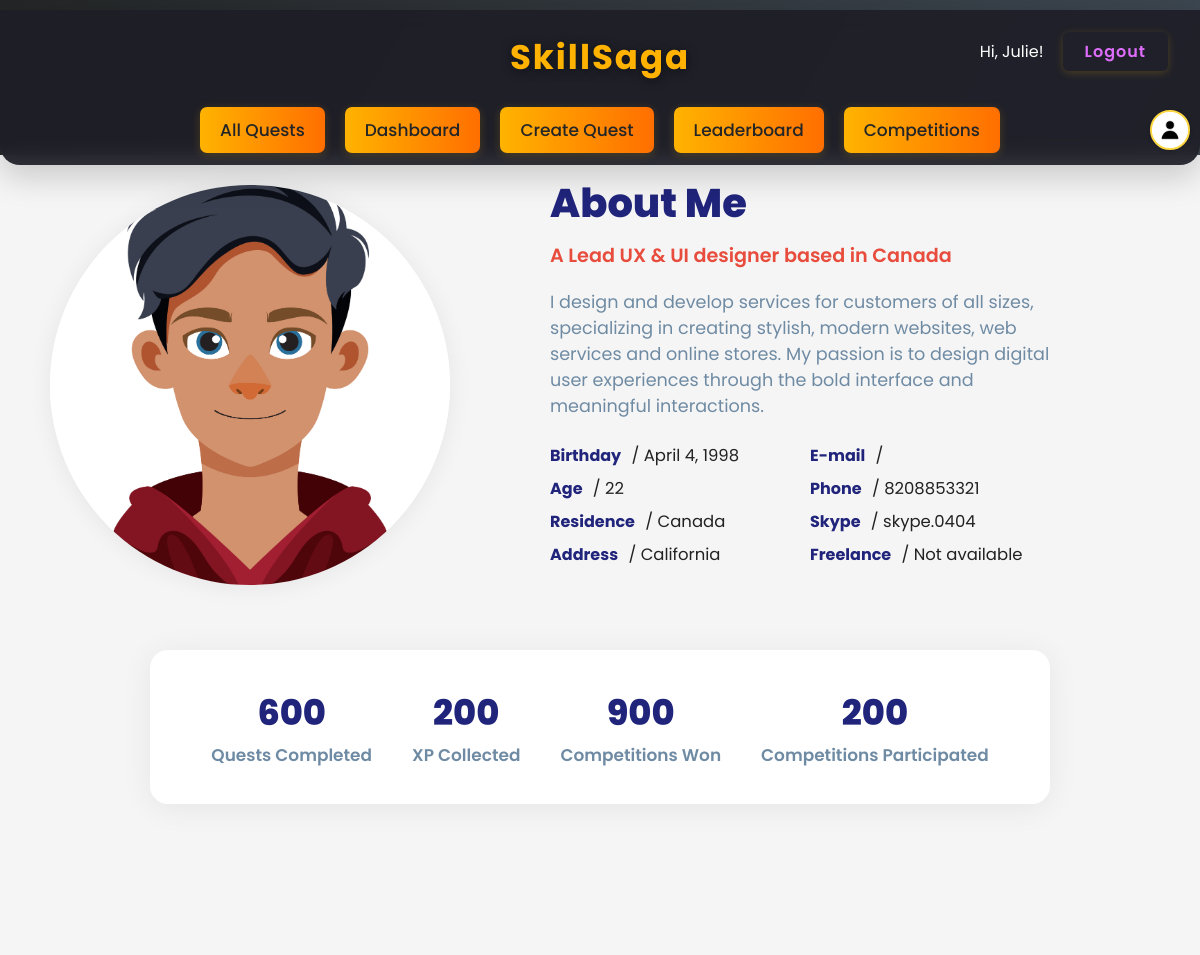
The app's page /profile/Harsh/ (signed in) with its own data.
### quests/models.py (models this page shows, shortened)
class UserProfile(models.Model):
    user = models.OneToOneField(settings.AUTH_USER_MODEL, on_delete=models.CASCADE)
    avatar = models.ImageField(upload_to='profile_images/', blank=True, null=True)
    bio = models.TextField(blank=True)
    email = models.TextField(blank= True)
    description = models.TextField(blank=True)
    birthday = models.DateField(blank=True, null=True)
    age = models.PositiveIntegerField(blank=True, null=True)
    residence = models.CharField(max_length=100, blank=True)
    address = models.CharField(max_length=255, blank=True)
    phone = models.CharField(max_length=20, blank=True)
    skype = models.CharField(max_length=50, blank=True)
    freelance = models.BooleanField(default=False)
    quests_completed = models.PositiveIntegerField(default=0)
    xp_collected = models.PositiveIntegerField(blank=True, null=True)
    competitions_won = models.PositiveIntegerField(blank=True, null=True)
    competitions_participated = models.PositiveIntegerField(blank=True, null=True)
    xp = models.PositiveIntegerField(default=0)
    level = models.PositiveIntegerField(default=1)

### quests/views.py (the view)
# urls.py: path('profile/<str:username>/', views.profile, name='profile'),
@login_required
def profile(request, username=None):
    if username:
        user_profile = get_object_or_404(UserProfile, user__username=username)
        is_owner = (request.user.username == username)
    else:
        user_profile = UserProfile.objects.get(user=request.user)
        is_owner = True
    edit_mode = is_owner and request.GET.get("edit") == "1"
    if request.method == 'POST' and is_owner:
        form = UserProfileForm(request.POST, request.FILES, instance=user_profile)
        if form.is_valid():
            form.save()
            return redirect('profile', username=request.user.username)
    else:
        form = UserProfileForm(instance=user_profile)
    return render(request, 'users/profile.html', {
        'profile_user': user_profile.user,
        'user_profile': user_profile,
        'form': form,
        'is_owner': is_owner,
        'edit_mode': edit_mode,
    })

### templates/users/profile.html (shortened to what this page needs)
{% extends "base.html" %}
{% load static %}
{% block content %}
{% if edit_mode %}
<div class="profile-edit-bg">
    <div class="profile-edit-card">
        <form method="post" enctype="multipart/form-data" class="profile-edit-form">
            {% csrf_token %}
            <div class="profile-avatar-row">
    {% if user_profile.avatar %}
        <img src="{{ user_profile.avatar.url }}" alt="{{ profile_user.username }}'s Avatar">
    {% else %}
        <img src="{% static 'quests/images/default_avatar.jpg' %}" alt="{{ profile_user.username }}'s Avatar">
    {% endif %}
     <label class="avatar-file-label" style="margin-bottom:0;">
        {{ form.avatar }}
    </label>
</div>
            {{ form.bio.label_tag }}{{ form.bio }}
            {{ form.description.label_tag }}{{ form.description }}
            {{ form.birthday.label_tag }}{{ form.birthday }}
            {{ form.age.label_tag }}{{ form.age }}
            {{ form.residence.label_tag }}{{ form.residence }}
            {{ form.address.label_tag }}{{ form.address }}
            {{ form.email.label_tag }}{{ form.email }}
            {{ form.phone.label_tag }}{{ form.phone }}
            {{ form.skype.label_tag }}{{ form.skype }}
            {{ form.freelance.label_tag }}{{ form.freelance }}
            {{ form.quests_completed.label_tag }}{{ form.quests_completed }}
            {{ form.xp_collected.label_tag }}{{ form.xp_collected }}
            {{ form.competitions_won.label_tag }}{{ form.competitions_won }}
            {{ form.competitions_participated.label_tag }}{{ form.competitions_participated}}
            <button type="submit" class="nice-btn">Save Changes</button>
            <a href="{% url 'profile' profile_user.username %}" class="nice-btn" style="background:#aaa;margin-left:10px;">Cancel</a>
        </form>
    </div>
</div>
{% else %}
<div class="profile-main-bg">
    <section class="profile-section">
        <div class="profile-card">
            <div style="text-align:center;">
                {% if user_profile.avatar %}
                    <img src="{{ user_profile.avatar.url }}" alt="{{ profile_user.username }}'s Avatar" class="profile-avatar-large">
                {% else %}
                    <img src="{% static 'quests/images/default_avatar.jpg' %}" alt="{{ profile_user.username }}'s Avatar" class="profile-avatar-large">
                {% endif %}
            </div>
            <div class="profile-info-main">
                <h1>About Me</h1>
                <div class="subtitle">
                    {{ user_profile.bio|default:"" }}
                </div>
                <p>
                    {{ user_profile.description|default:"" }}
                </p>
                <div class="profile-details-table">
                    <div class="col">
                        <div class="row"><label>Birthday</label> <p>/ {{ user_profile.birthday|default:"" }}</p></div>
                        <div class="row"><label>Age</label> <p>/ {{ user_profile.age|default:"" }}</p></div>
                        <div class="row"><label>Residence</label> <p>/ {{ user_profile.residence|default:"" }}</p></div>
                        <div class="row"><label>Address</label> <p>/ {{ user_profile.address|default:"" }}</p></div>
                    </div>
                    <div class="col">
                        <div class="row"><label>E-mail</label> <p>/ {{ profile_user.email|default:"" }}</p></div>
                        <div class="row"><label>Phone</label> <p>/ {{ user_profile.phone|default:"" }}</p></div>
                        <div class="row"><label>Skype</label> <p>/ {{ user_profile.skype|default:"" }}</p></div>
                        <div class="row"><label>Freelance</label> <p>/ {% if user_profile.freelance %}Available{% else %}Not available{% endif %}</p></div>
                    </div>
                </div>
            </div>
        </div>
        <div class="profile-counters">
            <div class="profile-counter-block">
                <div class="count">{{ user_profile.quests_completed|default:"0" }}</div>
                <p>Quests Completed</p>
            </div>
            <div class="profile-counter-block">
                <div class="count">{{ user_profile.xp_collected|default:"0" }}</div>
                <p>XP Collected</p>
            </div>
            <div class="profile-counter-block">
                <div class="count">{{ user_profile.competitions_won|default:"0" }}</div>
                <p>Competitions Won</p>
            </div>
            <div class="profile-counter-block">
                <div class="count">{{ user_profile.competitions_participated|default:"0" }}</div>
                <p>Competitions Participated</p>
            </div>
        </div>
    </section>
</div>
{% endif %}
{% endblock %}

### templates/base.html (shortened to what this page needs)
{% load static %}
<!DOCTYPE html>
<html lang="en">
<head>
    <link rel="stylesheet" href="{% static 'quests/styles.css' %}">
    <link rel="stylesheet" href="https://cdnjs.cloudflare.com/ajax/libs/font-awesome/6.4.0/css/all.min.css">
    <link rel="stylesheet" href="https://cdn.jsdelivr.net/npm/sweetalert2@11/dist/sweetalert2.min.css">
</head>
<body>
   <div class="header">
    <h1>SkillSaga</h1>
    <nav>
        <a href="{% url 'quest_list' %}">All Quests</a>
        <a href="{% url 'dashboard' %}">Dashboard</a>
        <a href="{% url 'create_quest' %}">Create Quest</a>
        <a href="{% url 'leaderboard' %}">Leaderboard</a>
        <a href="{% url 'competition_list' %}">Competitions</a>
    </nav>
    <div class="user-info">
    {% if user.is_authenticated %}
        <span>Hi, {{ user.username }}!</span>
        <form action="{% url 'logout' %}" method="post" style="display:inline;">
            <button type="submit" class="logout-btn">Logout</button>
        </form>
    {% else %}
        <a href="{% url 'login' %}?next={{ request.path }}">Login</a>
    {% endif %}
    </div>
    {% if user.is_authenticated %}
  <a href="{% url 'profile' user.username %}" class="navbar-profile-icon">
    {% if user.userprofile.avatar %}
      <img src="{{ user.userprofile.avatar.url }}" alt="Profile" />
    {% else %}
      <img src="{% static 'quests/images/default_avatar.jpg' %}" alt="Profile" />
    {% endif %}
  </a>
{% endif %}
   </div>
   {% block content %}{% endblock %}
</body>
</html>

### quests/static/quests/styles.css (style rules this page uses)
body { background: linear-gradient(120deg, #232526 0%, #485563 100%); min-height: 100vh; color: #fff; padding-top: 0px; transition: background 0.5s; position: relative; }
body::after { content: ''; position: fixed; top: 0; left: 0; right: 0; bottom: 0; background: url("images/watermark.jpg") center center no-repeat; background-size: cover; opacity: 0.12; pointer-events: none; z-index: 0; }
* { margin: 0; padding: 0; box-sizing: border-box; font-family: 'Poppins', sans-serif; }
.header { position: fixed; top: 10px; left: 0; width: 100%; background: rgba(30, 30, 38, 0.92); padding: 22px 0 12px 0; z-index: 1000; box-shadow: 0 12px 32px rgba(0, 0, 0, 0.18); border-radius: 0 0 20px 20px; text-align: center; backdrop-filter: blur(8px); }
.header h1 { font-size: 34px; font-weight: 700; color: #ffb300; margin-bottom: 8px; letter-spacing: 2px; text-shadow: 0 2px 12px #0007; }
.header nav { margin-top: 1rem; display: inline-flex; gap: 20px; }
.header nav a { text-decoration: none; color: #232526; font-size: 17px; font-weight: 500; padding: 10px 20px; border-radius: 7px; background: linear-gradient(90deg, #ffb300 0%, #ff6f00 100%); transition: all 0.3s; box-shadow: 0 2px 10px #ffb30033; border: none; }
.header { position: relative; }
.user-info { position: absolute; top: 22px; right: 32px; display: flex; align-items: center; gap: 0.7rem; font-size: 1rem; z-index: 10; }
.user-info form { margin: 0; }
.user-info button { margin-left: 0.5rem; background: none; border: none; color: rgb(223, 109, 252); cursor: pointer; }
.logout-btn { background: linear-gradient(90deg, #ff6f00 0%, #ffd740 100%); color: #232526; font-weight: 600; border: none; border-radius: 6px; padding: 7px 22px; margin-left: 10px; box-shadow: 0 2px 8px #ffb30033; cursor: pointer; font-size: 1rem; transition: background 0.2s, color 0.2s, transform 0.2s; outline: none; letter-spacing: 1px; }
.profile-main-bg { background: #f5f5f5; min-height: 100vh; padding: 0; }
.profile-section { max-width: 1100px; margin: 0 auto; padding: 0; }
.profile-card { display: flex; align-items: flex-start; justify-content: center; gap: 100px; background: transparent; margin-bottom: 0; }
.profile-avatar-large { margin-top: 30px; width: 400px; height: 400px; border-radius: 50%; object-fit: cover; background: #fff; box-shadow: 0 2px 24px #0001; margin-bottom: 10px; }
.profile-info-main { flex: 1; padding-top: 18px; text-align: left; }
.profile-info-main h1 { font-size: 2.5rem; font-weight: 800; color: #20247b; margin-bottom: 0.5rem; }
.profile-info-main .subtitle { color: #e74c3c; font-size: 1.2rem; font-weight: 600; margin-bottom: 1.2rem; }
.profile-info-main p { font-size: 1.1rem; color: #6F8BA4; margin-bottom: 1.5rem; max-width: 520px; }
.profile-details-table { display: flex; flex-wrap: wrap; gap: 0 40px; margin-bottom: 0; }
.profile-details-table .col { min-width: 220px; }
.profile-details-table label { font-weight: 700; color: #20247b; margin-right: 6px; }
.profile-details-table p { display: inline; color: #222; margin: 0 0 8px 0; font-size: 1.03rem; }
.profile-details-table .row { margin-bottom: 0.5rem; }
.profile-counters { display: flex; justify-content: center; gap: 40px; background: #fff; border-radius: 18px; box-shadow: 0 4px 32px #0001; padding: 36px 24px; margin: 48px auto 0 auto; max-width: 900px; }
.profile-counter-block { text-align: center; }
.profile-counter-block .count { font-size: 2.2rem; color: #20247b; font-weight: 800; margin-bottom: 0.2rem; }
.profile-counter-block p { color: #6F8BA4; font-weight: 600; font-size: 1.06rem; margin-bottom: 0; }
.navbar-profile-icon { position: absolute; top: 100px; right: 10px; display: inline-block; width: 40px; height: 40px; border-radius: 50%; overflow: hidden; border: 2px solid #ffd740; box-shadow: 0 1px 4px #0002; background: #fff; z-index: 1000; transition: box-shadow 0.2s, border-color 0.2s; }
.navbar-profile-icon img { width: 100%; height: 100%; object-fit: cover; border-radius: 50%; display: block; }

### records on screen
UserProfile: avatar (placeholder picture), bio "A Lead UX & UI designer based in Canada", description "I design and develop services for customers of all sizes, specializing in creating stylish, modern websites, web services and online stores. My passion is to design digital user experiences through the bold interface and meaningful interactions.", birthday "April 4, 1998", age "22", residence "Canada", address "California", phone "8208853321", skype "skype.0404", quests_completed "600", xp_collected "200", competitions_won "900", competitions_participated "200"

### other values on screen
{{ user.username }} "Julie"
